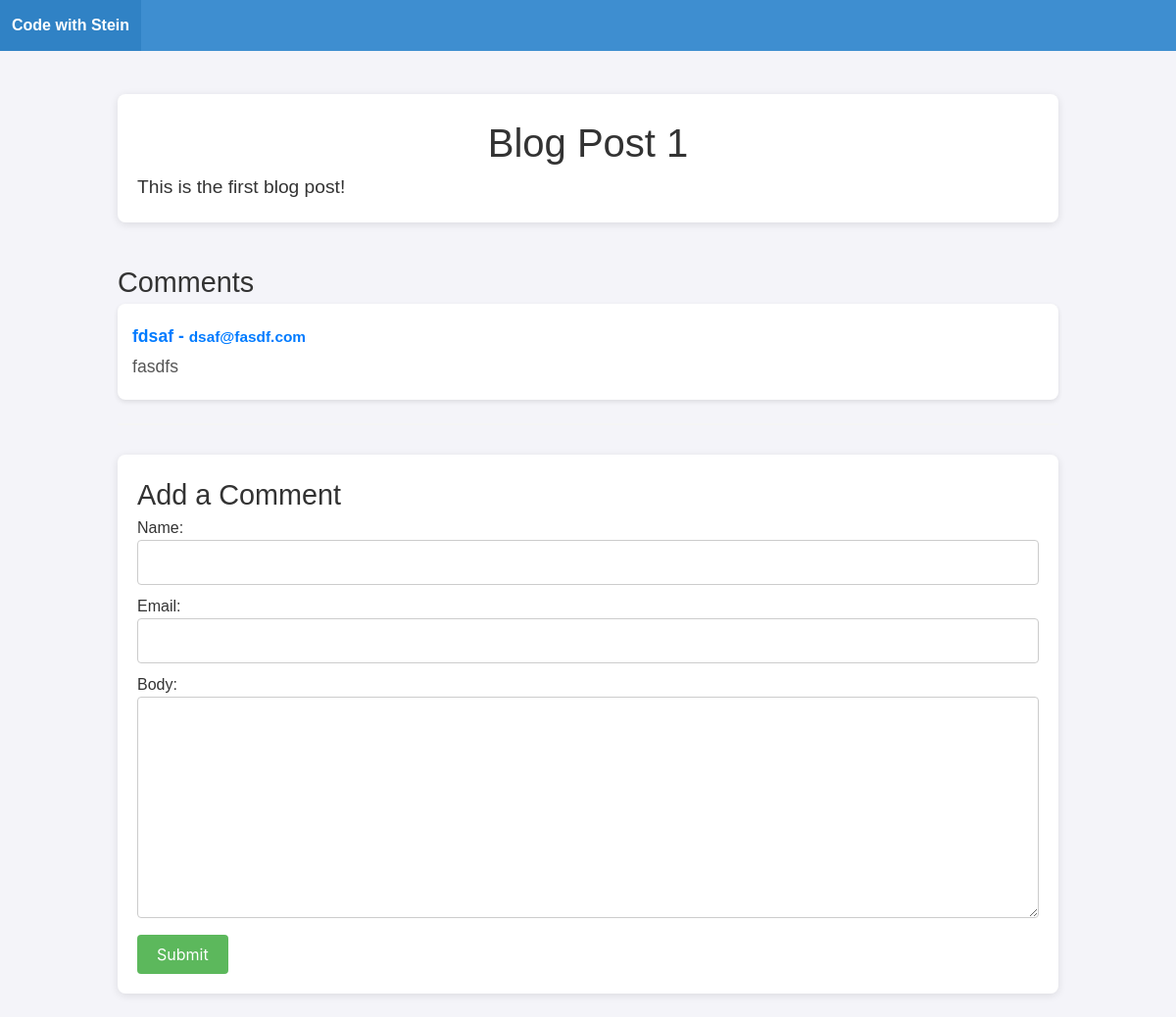
Before: /blog-post-1/ with the older database file.
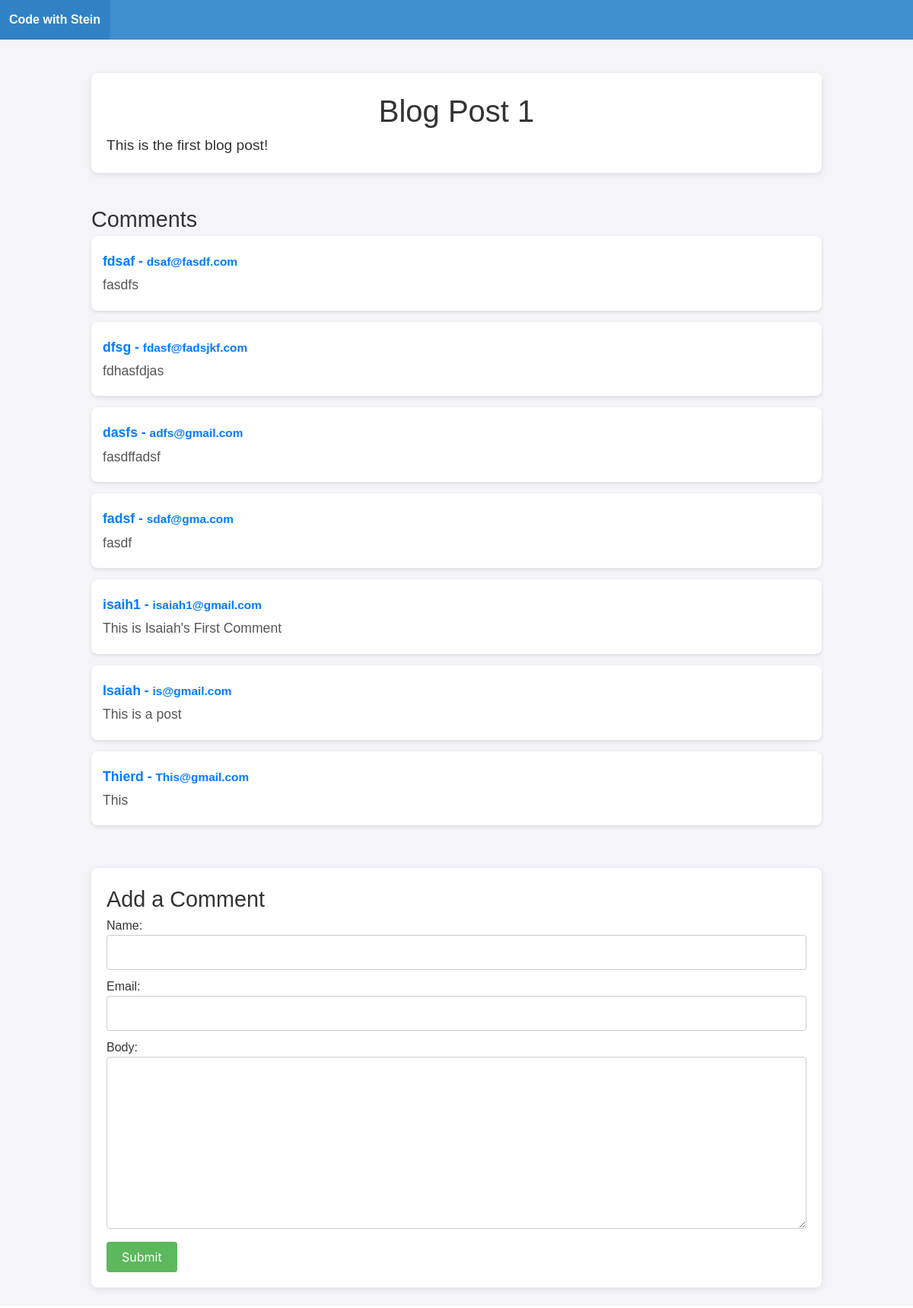
After: the same page with the newer database file.
### blog/models.py (models this page shows, shortened)
class Post(models.Model):
    title = models.CharField(max_length=200)
    content = models.TextField()
    slug = models.SlugField(unique=True, blank=True)
    created_at = models.DateTimeField(auto_now_add=True)

class Comment(models.Model):
    post = models.ForeignKey(Post, related_name='comments', on_delete=models.CASCADE)
    name = models.CharField(max_length=255)
    email = models.EmailField()
    body = models.TextField()
    date_added = models.DateTimeField(auto_now_add=True)

### blog/views.py (the view)
# urls.py: path("<slug:slug>/", post_detail, name="post_detail"),
def post_detail(request, slug):
    post = get_object_or_404(Post, slug=slug)  # Get the post by its slug
    if request.method == "POST":
        form = CommentForm(request.POST)
        if form.is_valid():
            comment = form.save(commit=False)
            comment.post = post  # Associate the comment with the post
            comment.save()
            return redirect('post_detail', slug=post.slug)  # Redirect to avoid resubmission
    else:
        form = CommentForm()
    return render(request, 'blog/post_detail.html', {'post': post, 'form': form})

### blog/forms.py
class CommentForm(forms.ModelForm):
    class Meta:
        model = Comment
        fields = ["name", "email", "body"]

### blog/templates/blog/post_detail.html (shortened to what this page needs)
{% extends 'blog/base.html' %} {% block content %}
<div class="post-content">
  <h1>{{ post.title }}</h1>
  <p>{{ post.content }}</p>
</div>
<div class="comments-section">
  <h3>Comments</h3>
  {% for comment in post.comments.all %}
  <div class="comment-card">
    <p class="comment-author">
      {{ comment.name }} - <small>{{ comment.email }}</small>
    </p>
    <p class="comment-body">{{ comment.body }}</p>
  </div>
  {% empty %}
  <p class="no-comments">No comments yet.</p>
  {% endfor %}
</div>
<hr />
<div class="comment-form">
  <h3>Add a Comment</h3>
  <form method="POST">
    {% csrf_token %} {{ form.as_p }}
    <button type="submit">Submit</button>
  </form>
</div>
{% endblock %}

### blog/templates/blog/base.html (shortened to what this page needs)
<!DOCTYPE html>
<html lang="en">
  <head>
    <link
      rel="stylesheet"
      href="https://cdn.jsdelivr.net/npm/bulma@0.9.1/css/bulma.min.css"
    />
  </head>
  <body>
    <nav class="navbar is-info">
      <div class="navbar-brand">
        <a href="/" class="navbar-item"><strong>Code with Stein</strong></a>
      </div>
    </nav>
    <secton class="section">
      <div class="container">{% block content %} {% endblock %}</div>
    </secton>
  </body>
</html>

### blog/templates/blog/post_detail.html (style rules this page uses)
body { font-family: Arial, sans-serif; background-color: #f4f4f9; margin: 0; padding: 0; color: #333; }
h1 { font-size: 2.5em; color: #333; margin: 0; text-align: center; }
h3 { font-size: 1.8em; color: #333; }
.post-content { background-color: #fff; padding: 20px; margin: 20px 0; border-radius: 8px; box-shadow: 0 2px 8px rgba(0, 0, 0, 0.1); }
.post-content p { font-size: 1.2em; line-height: 1.6; }
.comments-section { margin-top: 40px; }
.comment-card { background-color: #fff; padding: 15px; margin-bottom: 15px; border-radius: 8px; box-shadow: 0 2px 5px rgba(0, 0, 0, 0.1); }
.comment-card p { font-size: 1.1em; margin: 5px 0; }
.comment-author { font-weight: bold; color: #007bff; }
.comment-body { margin-top: 10px; font-size: 1.1em; color: #555; }
.comment-form { background-color: #fff; padding: 20px; border-radius: 8px; box-shadow: 0 2px 8px rgba(0, 0, 0, 0.1); margin-top: 30px; }
.comment-form input, .comment-form textarea { width: 100%; padding: 12px; margin-bottom: 10px; border: 1px solid #ccc; border-radius: 4px; font-size: 1rem; }
.comment-form button { background-color: #5cb85c; color: white; border: none; padding: 10px 20px; font-size: 1rem; cursor: pointer; border-radius: 4px; transition: background-color 0.3s; }

Changed rows visible on the page:
added Comment: name "dfsg", email "fdasf@fadsjkf.com", body "fdhasfdjas"
added Comment: name "dasfs", email "adfs@gmail.com", body "fasdffadsf"
added Comment: name "fadsf", email "sdaf@gma.com", body "fasdf"
added Comment: name "isaih1", email "isaiah1@gmail.com", body "This is Isaiah's First Comment"
added Comment: name "Isaiah", email "is@gmail.com", body "This is a post"
added Comment: name "Thierd", email "This@gmail.com", body "This"
